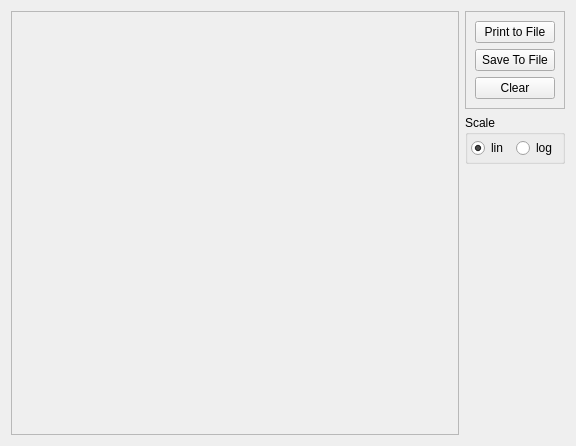
<?xml version="1.0" encoding="UTF-8"?>
<ui version="4.0">
 <class>Hist1DWidget</class>
 <widget class="QWidget" name="Hist1DWidget">
  <property name="geometry">
   <rect>
    <x>0</x>
    <y>0</y>
    <width>576</width>
    <height>446</height>
   </rect>
  </property>
  <layout class="QGridLayout" name="gridLayout">
   <item row="0" column="0">
    <widget class="QwtPlot" name="plot">
     <property name="sizePolicy">
      <sizepolicy hsizetype="Expanding" vsizetype="Expanding">
       <horstretch>0</horstretch>
       <verstretch>0</verstretch>
      </sizepolicy>
     </property>
     <property name="frameShape">
      <enum>QFrame::StyledPanel</enum>
     </property>
     <property name="frameShadow">
      <enum>QFrame::Raised</enum>
     </property>
    </widget>
   </item>
   <item row="0" column="1">
    <layout class="QVBoxLayout" name="verticalLayout">
     <item>
      <widget class="QFrame" name="frame">
       <property name="sizePolicy">
        <sizepolicy hsizetype="Minimum" vsizetype="Preferred">
         <horstretch>0</horstretch>
         <verstretch>0</verstretch>
        </sizepolicy>
       </property>
       <property name="frameShape">
        <enum>QFrame::StyledPanel</enum>
       </property>
       <layout class="QGridLayout" name="gridLayout_2">
        <item row="0" column="0">
         <widget class="QPushButton" name="pb_export">
          <property name="text">
           <string>Print to File</string>
          </property>
         </widget>
        </item>
        <item row="2" column="0">
         <widget class="QPushButton" name="pb_clear">
          <property name="text">
           <string>Clear</string>
          </property>
         </widget>
        </item>
        <item row="1" column="0">
         <widget class="QPushButton" name="pb_save">
          <property name="text">
           <string>Save To File</string>
          </property>
         </widget>
        </item>
       </layout>
      </widget>
     </item>
     <item>
      <widget class="QGroupBox" name="groupBox">
       <property name="title">
        <string>Scale</string>
       </property>
       <layout class="QHBoxLayout" name="horizontalLayout">
        <property name="spacing">
         <number>1</number>
        </property>
        <property name="leftMargin">
         <number>3</number>
        </property>
        <property name="topMargin">
         <number>3</number>
        </property>
        <property name="rightMargin">
         <number>3</number>
        </property>
        <property name="bottomMargin">
         <number>3</number>
        </property>
        <item>
         <widget class="QRadioButton" name="scaleLin">
          <property name="text">
           <string>lin</string>
          </property>
          <property name="checked">
           <bool>true</bool>
          </property>
          <attribute name="buttonGroup">
           <string notr="true">linLogGroup</string>
          </attribute>
         </widget>
        </item>
        <item>
         <widget class="QRadioButton" name="scaleLog">
          <property name="text">
           <string>log</string>
          </property>
          <attribute name="buttonGroup">
           <string notr="true">linLogGroup</string>
          </attribute>
         </widget>
        </item>
       </layout>
      </widget>
     </item>
     <item>
      <spacer name="verticalSpacer">
       <property name="orientation">
        <enum>Qt::Vertical</enum>
       </property>
       <property name="sizeHint" stdset="0">
        <size>
         <width>20</width>
         <height>40</height>
        </size>
       </property>
      </spacer>
     </item>
    </layout>
   </item>
  </layout>
 </widget>
 <customwidgets>
  <customwidget>
   <class>QwtPlot</class>
   <extends>QFrame</extends>
   <header>qwt_plot.h</header>
   <container>1</container>
  </customwidget>
 </customwidgets>
 <resources/>
 <connections/>
 <buttongroups>
  <buttongroup name="linLogGroup"/>
 </buttongroups>
</ui>
